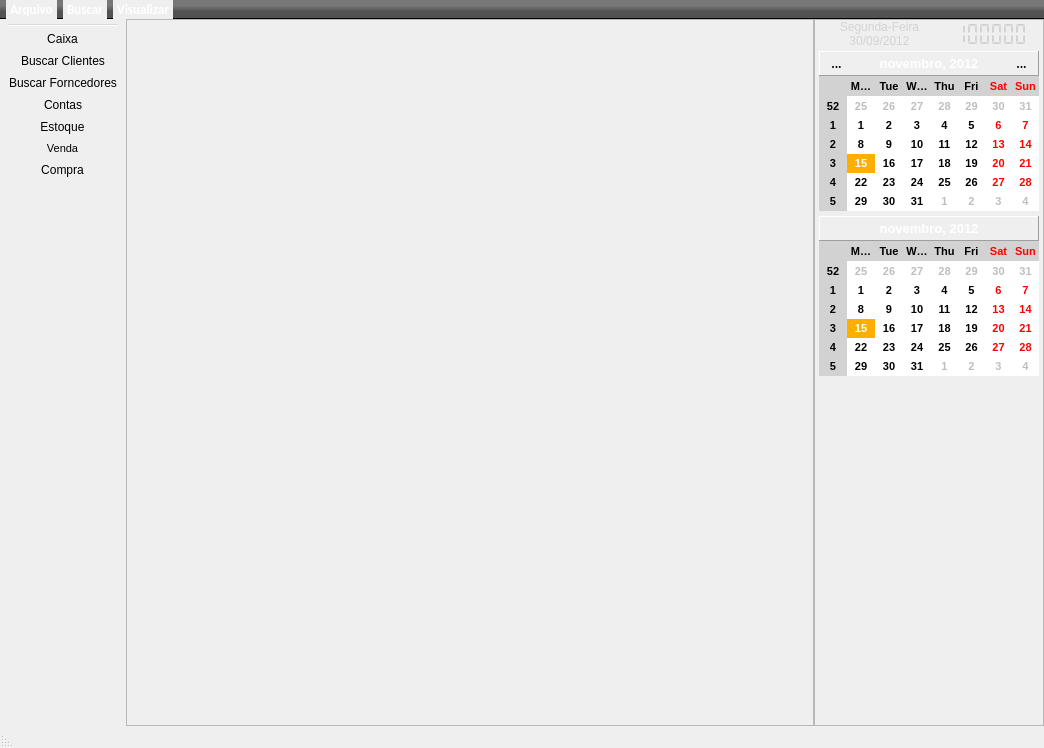
<?xml version="1.0" encoding="UTF-8"?>
<ui version="4.0">
 <class>tela_principal</class>
 <widget class="QMainWindow" name="tela_principal">
  <property name="windowModality">
   <enum>Qt::WindowModal</enum>
  </property>
  <property name="geometry">
   <rect>
    <x>0</x>
    <y>0</y>
    <width>1044</width>
    <height>748</height>
   </rect>
  </property>
  <property name="font">
   <font>
    <family>Calibri</family>
    <pointsize>10</pointsize>
    <weight>75</weight>
    <bold>true</bold>
   </font>
  </property>
  <property name="mouseTracking">
   <bool>false</bool>
  </property>
  <property name="windowTitle">
   <string>Sex Shop</string>
  </property>
  <property name="windowIcon">
   <iconset resource="imagens.qrc">
    <normaloff>:/img/img/logo_sex.png</normaloff>:/img/img/logo_sex.png</iconset>
  </property>
  <property name="styleSheet">
   <string notr="true"/>
  </property>
  <property name="animated">
   <bool>true</bool>
  </property>
  <property name="dockNestingEnabled">
   <bool>false</bool>
  </property>
  <property name="dockOptions">
   <set>QMainWindow::AllowTabbedDocks|QMainWindow::AnimatedDocks|QMainWindow::ForceTabbedDocks</set>
  </property>
  <widget class="QWidget" name="centralwidget">
   <layout class="QHBoxLayout" name="horizontalLayout">
    <property name="spacing">
     <number>0</number>
    </property>
    <property name="margin">
     <number>0</number>
    </property>
    <item>
     <widget class="QFrame" name="fr_central">
      <property name="styleSheet">
       <string notr="true"/>
      </property>
      <property name="frameShape">
       <enum>QFrame::StyledPanel</enum>
      </property>
      <property name="frameShadow">
       <enum>QFrame::Raised</enum>
      </property>
     </widget>
    </item>
    <item>
     <widget class="QFrame" name="fr_lateral">
      <property name="minimumSize">
       <size>
        <width>230</width>
        <height>0</height>
       </size>
      </property>
      <property name="maximumSize">
       <size>
        <width>230</width>
        <height>16777215</height>
       </size>
      </property>
      <property name="styleSheet">
       <string notr="true">QFrame{
	background-color: qlineargradient(x0:1, y1:1, x0:1, y0:0,
                                       stop:0 #777777, stop:0.5 #525252);
}</string>
      </property>
      <property name="frameShape">
       <enum>QFrame::StyledPanel</enum>
      </property>
      <property name="frameShadow">
       <enum>QFrame::Raised</enum>
      </property>
      <widget class="QLabel" name="lb_data">
       <property name="geometry">
        <rect>
         <x>15</x>
         <y>0</y>
         <width>101</width>
         <height>30</height>
        </rect>
       </property>
       <property name="font">
        <font>
         <family>Arial</family>
         <pointsize>9</pointsize>
         <weight>50</weight>
         <bold>false</bold>
        </font>
       </property>
       <property name="styleSheet">
        <string notr="true">background-color: none;
color: rgb(211, 211, 211);</string>
       </property>
       <property name="text">
        <string>Segunda-Feira
30/09/2012</string>
       </property>
       <property name="alignment">
        <set>Qt::AlignCenter</set>
       </property>
      </widget>
      <widget class="QCalendarWidget" name="calendario_mes_cor">
       <property name="geometry">
        <rect>
         <x>5</x>
         <y>57</y>
         <width>220</width>
         <height>135</height>
        </rect>
       </property>
       <property name="font">
        <font>
         <family>Arial</family>
         <pointsize>8</pointsize>
        </font>
       </property>
       <property name="styleSheet">
        <string notr="true"> QWidget
{ 
    background: qlineargradient(
    x1: 0, y1: 0, x2: 0, y2: 1,
    stop: 0  #F0F0F0, stop: 0.6 #A3A3A3);
}

QFrame {
    background-color:#FFFFFF;
	alternate-background-color: #D2D2D2;
}

QAbstractItemView {
	selection-background-color: rgb(255, 174, 0);
}
</string>
       </property>
       <property name="navigationBarVisible">
        <bool>false</bool>
       </property>
      </widget>
      <widget class="QCalendarWidget" name="calendario_mes_pos">
       <property name="geometry">
        <rect>
         <x>5</x>
         <y>222</y>
         <width>220</width>
         <height>135</height>
        </rect>
       </property>
       <property name="font">
        <font>
         <family>Arial</family>
         <pointsize>8</pointsize>
        </font>
       </property>
       <property name="styleSheet">
        <string notr="true"> QWidget
{ 
    background: qlineargradient(
    x1: 0, y1: 0, x2: 0, y2: 1,
    stop: 0.1 #F0F0F0, stop: 0.6 #A3A3A3);
}
QFrame {
    background-color:#FFFFFF;
	alternate-background-color: #D2D2D2;
}

QAbstractItemView {
	selection-background-color: rgb(255, 174, 0);
}
</string>
       </property>
       <property name="selectionMode">
        <enum>QCalendarWidget::NoSelection</enum>
       </property>
       <property name="navigationBarVisible">
        <bool>false</bool>
       </property>
       <property name="dateEditEnabled">
        <bool>false</bool>
       </property>
      </widget>
      <widget class="QLabel" name="lb_mes_pos">
       <property name="geometry">
        <rect>
         <x>5</x>
         <y>197</y>
         <width>220</width>
         <height>25</height>
        </rect>
       </property>
       <property name="font">
        <font>
         <family>Arial</family>
         <pointsize>10</pointsize>
         <weight>75</weight>
         <bold>true</bold>
        </font>
       </property>
       <property name="styleSheet">
        <string notr="true"> QWidget
{ 
    background: qlineargradient(
    x1: 0, y1: 0, x2: 0, y2: 1,
    stop: 0 #F0F0F0, stop: 0.6 #A3A3A3);
	color:#FFFFFF;
}</string>
       </property>
       <property name="frameShape">
        <enum>QFrame::Panel</enum>
       </property>
       <property name="frameShadow">
        <enum>QFrame::Raised</enum>
       </property>
       <property name="text">
        <string>novembro, 2012</string>
       </property>
       <property name="alignment">
        <set>Qt::AlignCenter</set>
       </property>
      </widget>
      <widget class="QLCDNumber" name="lcd_hora">
       <property name="geometry">
        <rect>
         <x>115</x>
         <y>0</y>
         <width>101</width>
         <height>30</height>
        </rect>
       </property>
       <property name="styleSheet">
        <string notr="true">background-color: none;
color: rgb(211, 211, 211);</string>
       </property>
       <property name="frameShape">
        <enum>QFrame::NoFrame</enum>
       </property>
       <property name="frameShadow">
        <enum>QFrame::Sunken</enum>
       </property>
       <property name="lineWidth">
        <number>0</number>
       </property>
       <property name="smallDecimalPoint">
        <bool>false</bool>
       </property>
       <property name="numDigits">
        <number>8</number>
       </property>
       <property name="mode">
        <enum>QLCDNumber::Dec</enum>
       </property>
       <property name="segmentStyle">
        <enum>QLCDNumber::Flat</enum>
       </property>
       <property name="value" stdset="0">
        <double>99999999.000000000000000</double>
       </property>
      </widget>
      <widget class="QLabel" name="lb_mes_cor">
       <property name="geometry">
        <rect>
         <x>5</x>
         <y>32</y>
         <width>220</width>
         <height>25</height>
        </rect>
       </property>
       <property name="font">
        <font>
         <family>Arial</family>
         <pointsize>10</pointsize>
         <weight>75</weight>
         <bold>true</bold>
        </font>
       </property>
       <property name="styleSheet">
        <string notr="true"> QWidget
{ 
    background: qlineargradient(
    x1: 0, y1: 0, x2: 0, y2: 1,
    stop: 0 #F0F0F0, stop: 0.6 #A3A3A3);
	color:#FFFFFF;
}</string>
       </property>
       <property name="frameShape">
        <enum>QFrame::Panel</enum>
       </property>
       <property name="frameShadow">
        <enum>QFrame::Raised</enum>
       </property>
       <property name="text">
        <string>novembro, 2012</string>
       </property>
       <property name="alignment">
        <set>Qt::AlignCenter</set>
       </property>
      </widget>
      <widget class="QToolButton" name="btn_cal_avanc">
       <property name="geometry">
        <rect>
         <x>195</x>
         <y>32</y>
         <width>25</width>
         <height>25</height>
        </rect>
       </property>
       <property name="styleSheet">
        <string notr="true">background-color: none;</string>
       </property>
       <property name="text">
        <string>...</string>
       </property>
       <property name="icon">
        <iconset resource="imagens.qrc">
         <normaloff>:/img/img/botao_avancar.png</normaloff>:/img/img/botao_avancar.png</iconset>
       </property>
       <property name="iconSize">
        <size>
         <width>25</width>
         <height>25</height>
        </size>
       </property>
       <property name="autoRaise">
        <bool>true</bool>
       </property>
       <property name="arrowType">
        <enum>Qt::NoArrow</enum>
       </property>
      </widget>
      <widget class="QToolButton" name="btn_cal_voltar">
       <property name="geometry">
        <rect>
         <x>10</x>
         <y>32</y>
         <width>25</width>
         <height>25</height>
        </rect>
       </property>
       <property name="styleSheet">
        <string notr="true">background-color: none;</string>
       </property>
       <property name="text">
        <string>...</string>
       </property>
       <property name="icon">
        <iconset resource="imagens.qrc">
         <normaloff>:/img/img/botao_voltar.png</normaloff>:/img/img/botao_voltar.png</iconset>
       </property>
       <property name="iconSize">
        <size>
         <width>25</width>
         <height>25</height>
        </size>
       </property>
       <property name="autoRaise">
        <bool>true</bool>
       </property>
      </widget>
      <zorder>calendario_mes_cor</zorder>
      <zorder>calendario_mes_pos</zorder>
      <zorder>lb_mes_pos</zorder>
      <zorder>lcd_hora</zorder>
      <zorder>lb_data</zorder>
      <zorder>lb_mes_cor</zorder>
      <zorder>btn_cal_avanc</zorder>
      <zorder>btn_cal_voltar</zorder>
     </widget>
    </item>
   </layout>
  </widget>
  <widget class="QMenuBar" name="menubar">
   <property name="geometry">
    <rect>
     <x>0</x>
     <y>0</y>
     <width>1044</width>
     <height>18</height>
    </rect>
   </property>
   <property name="palette">
    <palette>
     <active>
      <colorrole role="WindowText">
       <brush brushstyle="SolidPattern">
        <color alpha="255">
         <red>0</red>
         <green>255</green>
         <blue>0</blue>
        </color>
       </brush>
      </colorrole>
      <colorrole role="Button">
       <brush brushstyle="LinearGradientPattern">
        <gradient startx="0.000000000000000" starty="0.000000000000000" endx="0.000000000000000" endy="1.000000000000000" type="LinearGradient" spread="PadSpread" coordinatemode="ObjectBoundingMode">
         <gradientstop position="0.300000000000000">
          <color alpha="255">
           <red>119</red>
           <green>119</green>
           <blue>119</blue>
          </color>
         </gradientstop>
         <gradientstop position="0.600000000000000">
          <color alpha="255">
           <red>82</red>
           <green>82</green>
           <blue>82</blue>
          </color>
         </gradientstop>
        </gradient>
       </brush>
      </colorrole>
      <colorrole role="Base">
       <brush brushstyle="LinearGradientPattern">
        <gradient startx="0.000000000000000" starty="0.000000000000000" endx="0.000000000000000" endy="1.000000000000000" type="LinearGradient" spread="PadSpread" coordinatemode="ObjectBoundingMode">
         <gradientstop position="0.300000000000000">
          <color alpha="255">
           <red>119</red>
           <green>119</green>
           <blue>119</blue>
          </color>
         </gradientstop>
         <gradientstop position="0.600000000000000">
          <color alpha="255">
           <red>82</red>
           <green>82</green>
           <blue>82</blue>
          </color>
         </gradientstop>
        </gradient>
       </brush>
      </colorrole>
      <colorrole role="Window">
       <brush brushstyle="LinearGradientPattern">
        <gradient startx="0.000000000000000" starty="0.000000000000000" endx="0.000000000000000" endy="1.000000000000000" type="LinearGradient" spread="PadSpread" coordinatemode="ObjectBoundingMode">
         <gradientstop position="0.300000000000000">
          <color alpha="255">
           <red>119</red>
           <green>119</green>
           <blue>119</blue>
          </color>
         </gradientstop>
         <gradientstop position="0.600000000000000">
          <color alpha="255">
           <red>82</red>
           <green>82</green>
           <blue>82</blue>
          </color>
         </gradientstop>
        </gradient>
       </brush>
      </colorrole>
     </active>
     <inactive>
      <colorrole role="WindowText">
       <brush brushstyle="SolidPattern">
        <color alpha="255">
         <red>0</red>
         <green>255</green>
         <blue>0</blue>
        </color>
       </brush>
      </colorrole>
      <colorrole role="Button">
       <brush brushstyle="LinearGradientPattern">
        <gradient startx="0.000000000000000" starty="0.000000000000000" endx="0.000000000000000" endy="1.000000000000000" type="LinearGradient" spread="PadSpread" coordinatemode="ObjectBoundingMode">
         <gradientstop position="0.300000000000000">
          <color alpha="255">
           <red>119</red>
           <green>119</green>
           <blue>119</blue>
          </color>
         </gradientstop>
         <gradientstop position="0.600000000000000">
          <color alpha="255">
           <red>82</red>
           <green>82</green>
           <blue>82</blue>
          </color>
         </gradientstop>
        </gradient>
       </brush>
      </colorrole>
      <colorrole role="Base">
       <brush brushstyle="LinearGradientPattern">
        <gradient startx="0.000000000000000" starty="0.000000000000000" endx="0.000000000000000" endy="1.000000000000000" type="LinearGradient" spread="PadSpread" coordinatemode="ObjectBoundingMode">
         <gradientstop position="0.300000000000000">
          <color alpha="255">
           <red>119</red>
           <green>119</green>
           <blue>119</blue>
          </color>
         </gradientstop>
         <gradientstop position="0.600000000000000">
          <color alpha="255">
           <red>82</red>
           <green>82</green>
           <blue>82</blue>
          </color>
         </gradientstop>
        </gradient>
       </brush>
      </colorrole>
      <colorrole role="Window">
       <brush brushstyle="LinearGradientPattern">
        <gradient startx="0.000000000000000" starty="0.000000000000000" endx="0.000000000000000" endy="1.000000000000000" type="LinearGradient" spread="PadSpread" coordinatemode="ObjectBoundingMode">
         <gradientstop position="0.300000000000000">
          <color alpha="255">
           <red>119</red>
           <green>119</green>
           <blue>119</blue>
          </color>
         </gradientstop>
         <gradientstop position="0.600000000000000">
          <color alpha="255">
           <red>82</red>
           <green>82</green>
           <blue>82</blue>
          </color>
         </gradientstop>
        </gradient>
       </brush>
      </colorrole>
     </inactive>
     <disabled>
      <colorrole role="WindowText">
       <brush brushstyle="SolidPattern">
        <color alpha="255">
         <red>120</red>
         <green>120</green>
         <blue>120</blue>
        </color>
       </brush>
      </colorrole>
      <colorrole role="Button">
       <brush brushstyle="LinearGradientPattern">
        <gradient startx="0.000000000000000" starty="0.000000000000000" endx="0.000000000000000" endy="1.000000000000000" type="LinearGradient" spread="PadSpread" coordinatemode="ObjectBoundingMode">
         <gradientstop position="0.300000000000000">
          <color alpha="255">
           <red>119</red>
           <green>119</green>
           <blue>119</blue>
          </color>
         </gradientstop>
         <gradientstop position="0.600000000000000">
          <color alpha="255">
           <red>82</red>
           <green>82</green>
           <blue>82</blue>
          </color>
         </gradientstop>
        </gradient>
       </brush>
      </colorrole>
      <colorrole role="Base">
       <brush brushstyle="LinearGradientPattern">
        <gradient startx="0.000000000000000" starty="0.000000000000000" endx="0.000000000000000" endy="1.000000000000000" type="LinearGradient" spread="PadSpread" coordinatemode="ObjectBoundingMode">
         <gradientstop position="0.300000000000000">
          <color alpha="255">
           <red>119</red>
           <green>119</green>
           <blue>119</blue>
          </color>
         </gradientstop>
         <gradientstop position="0.600000000000000">
          <color alpha="255">
           <red>82</red>
           <green>82</green>
           <blue>82</blue>
          </color>
         </gradientstop>
        </gradient>
       </brush>
      </colorrole>
      <colorrole role="Window">
       <brush brushstyle="LinearGradientPattern">
        <gradient startx="0.000000000000000" starty="0.000000000000000" endx="0.000000000000000" endy="1.000000000000000" type="LinearGradient" spread="PadSpread" coordinatemode="ObjectBoundingMode">
         <gradientstop position="0.300000000000000">
          <color alpha="255">
           <red>119</red>
           <green>119</green>
           <blue>119</blue>
          </color>
         </gradientstop>
         <gradientstop position="0.600000000000000">
          <color alpha="255">
           <red>82</red>
           <green>82</green>
           <blue>82</blue>
          </color>
         </gradientstop>
        </gradient>
       </brush>
      </colorrole>
     </disabled>
    </palette>
   </property>
   <property name="font">
    <font>
     <weight>75</weight>
     <bold>true</bold>
    </font>
   </property>
   <property name="styleSheet">
    <string notr="true"> QMenuBar {
     background-color: qlineargradient(x1:0, y1:0, x2:0, y2:1,
                                       stop:0.3 #777777, stop:0.6 #525252); 
 }

 QMenuBar::item {
     spacing: 3px; /* spacing between menu bar items */
     padding: 1px 4px;
     background: transparent;
	 color: white;
 }

 QMenuBar::item:pressed {
     background: #888888;
 }

 QMenu::item:selected {
     background: rgba(100, 100, 100, 150);
 }</string>
   </property>
   <property name="defaultUp">
    <bool>false</bool>
   </property>
   <property name="nativeMenuBar">
    <bool>true</bool>
   </property>
   <widget class="QMenu" name="menuArquivo">
    <property name="styleSheet">
     <string notr="true">background-color: #505050;
color: #FFFFFF;</string>
    </property>
    <property name="title">
     <string>Arquivo</string>
    </property>
    <widget class="QMenu" name="menuNovo">
     <property name="font">
      <font>
       <family>MS Shell Dlg 2</family>
       <pointsize>8</pointsize>
       <weight>50</weight>
       <bold>false</bold>
      </font>
     </property>
     <property name="styleSheet">
      <string notr="true">background-color: #505050;
color: #FFFFFF;</string>
     </property>
     <property name="title">
      <string>Novo</string>
     </property>
     <addaction name="realizar_venda"/>
     <addaction name="realizar_compra"/>
     <addaction name="Cadastrar_cliente"/>
     <addaction name="cadastrar_forncecedor"/>
     <addaction name="cadastrar_produto"/>
    </widget>
    <addaction name="menuNovo"/>
    <addaction name="botao_sair"/>
   </widget>
   <widget class="QMenu" name="menuListar">
    <property name="styleSheet">
     <string notr="true">background-color: #505050;
color: #FFFFFF;</string>
    </property>
    <property name="title">
     <string>Buscar</string>
    </property>
    <addaction name="buscar_clientes"/>
    <addaction name="buscar_fornecedores"/>
   </widget>
   <widget class="QMenu" name="menuConfigura_oes">
    <property name="styleSheet">
     <string notr="true"> background-color: #505050;
color: #FFFFFF;</string>
    </property>
    <property name="title">
     <string>Visualizar</string>
    </property>
    <addaction name="separator"/>
    <addaction name="Cadastro_da_Loja"/>
    <addaction name="Estoque"/>
    <addaction name="listar_contas"/>
   </widget>
   <addaction name="menuArquivo"/>
   <addaction name="menuListar"/>
   <addaction name="menuConfigura_oes"/>
  </widget>
  <widget class="QStatusBar" name="barra_de_status">
   <property name="font">
    <font>
     <family>Calibri</family>
     <pointsize>10</pointsize>
     <weight>50</weight>
     <italic>false</italic>
     <bold>false</bold>
    </font>
   </property>
   <property name="layoutDirection">
    <enum>Qt::RightToLeft</enum>
   </property>
   <property name="autoFillBackground">
    <bool>false</bool>
   </property>
   <property name="styleSheet">
    <string notr="true">QLabel{
	color: #FFFFFF;
	font: 75 9pt &quot;Calibri&quot;;
}

QStatusBar{
	 background-color: qlineargradient(x1:0, y1:0, x2:0, y2:1,
                                       stop:0.3 #777777, stop:0.6 #525252); 
}</string>
   </property>
  </widget>
  <widget class="QToolBar" name="barra_de_menus">
   <property name="font">
    <font>
     <family>Calibri</family>
     <pointsize>9</pointsize>
    </font>
   </property>
   <property name="windowTitle">
    <string>Barra de menus</string>
   </property>
   <property name="styleSheet">
    <string notr="true">QToolButton {
	background-color: none;
}

QToolBar{
	 background-color: qlineargradient(x0:1, y1:1, x0:1, y0:0,
                                       stop:0 #777777, stop:0.5 #525252);
	border: none;
}</string>
   </property>
   <property name="movable">
    <bool>false</bool>
   </property>
   <property name="iconSize">
    <size>
     <width>40</width>
     <height>40</height>
    </size>
   </property>
   <property name="floatable">
    <bool>false</bool>
   </property>
   <attribute name="toolBarArea">
    <enum>LeftToolBarArea</enum>
   </attribute>
   <attribute name="toolBarBreak">
    <bool>false</bool>
   </attribute>
   <addaction name="separator"/>
   <addaction name="consultar_caixa"/>
   <addaction name="consultar_clientes"/>
   <addaction name="consultar_fornecedores"/>
   <addaction name="listar_contas"/>
   <addaction name="Estoque"/>
   <addaction name="realizar_venda"/>
   <addaction name="realizar_compra"/>
  </widget>
  <action name="consultar_clientes">
   <property name="icon">
    <iconset resource="imagens.qrc">
     <normaloff>:/img/img/busar_clientes.png</normaloff>:/img/img/busar_clientes.png</iconset>
   </property>
   <property name="text">
    <string>Buscar Clientes</string>
   </property>
  </action>
  <action name="consultar_caixa">
   <property name="icon">
    <iconset resource="imagens.qrc">
     <normaloff>:/img/img/caixa.png</normaloff>:/img/img/caixa.png</iconset>
   </property>
   <property name="text">
    <string>Caixa</string>
   </property>
  </action>
  <action name="consultar_fornecedores">
   <property name="icon">
    <iconset resource="imagens.qrc">
     <normaloff>:/img/img/fornecedor_buscar.png</normaloff>:/img/img/fornecedor_buscar.png</iconset>
   </property>
   <property name="text">
    <string>Buscar Forncedores</string>
   </property>
  </action>
  <action name="cadastrar_forncecedor">
   <property name="icon">
    <iconset resource="imagens.qrc">
     <normaloff>:/img/img/cadastrar_fornecedor.png</normaloff>:/img/img/cadastrar_fornecedor.png</iconset>
   </property>
   <property name="text">
    <string>Fornecedor</string>
   </property>
  </action>
  <action name="cadastrar_produto">
   <property name="icon">
    <iconset resource="imagens.qrc">
     <normaloff>:/img/img/cadastrar_produto.png</normaloff>:/img/img/cadastrar_produto.png</iconset>
   </property>
   <property name="text">
    <string>Produto</string>
   </property>
  </action>
  <action name="realizar_venda">
   <property name="icon">
    <iconset resource="imagens.qrc">
     <normaloff>:/img/img/vender.png</normaloff>:/img/img/vender.png</iconset>
   </property>
   <property name="text">
    <string>Venda</string>
   </property>
   <property name="toolTip">
    <string>Clique para realizar uma venda</string>
   </property>
   <property name="font">
    <font>
     <family>MS Shell Dlg 2</family>
     <pointsize>8</pointsize>
    </font>
   </property>
  </action>
  <action name="Cadastrar_cliente">
   <property name="icon">
    <iconset resource="imagens.qrc">
     <normaloff>:/img/img/adiciona_clientes.png</normaloff>:/img/img/adiciona_clientes.png</iconset>
   </property>
   <property name="text">
    <string>Cliente</string>
   </property>
  </action>
  <action name="botao_sair">
   <property name="icon">
    <iconset resource="imagens.qrc">
     <normaloff>:/img/img/sair.png</normaloff>:/img/img/sair.png</iconset>
   </property>
   <property name="text">
    <string>Sair</string>
   </property>
  </action>
  <action name="buscar_clientes">
   <property name="icon">
    <iconset resource="imagens.qrc">
     <normaloff>:/img/img/busar_clientes.png</normaloff>:/img/img/busar_clientes.png</iconset>
   </property>
   <property name="text">
    <string>Buscar Clientes</string>
   </property>
  </action>
  <action name="buscar_fornecedores">
   <property name="icon">
    <iconset resource="imagens.qrc">
     <normaloff>:/img/img/fornecedor_buscar.png</normaloff>:/img/img/fornecedor_buscar.png</iconset>
   </property>
   <property name="text">
    <string>Buscar Fornecedores</string>
   </property>
  </action>
  <action name="Cadastro_da_Loja">
   <property name="icon">
    <iconset resource="imagens.qrc">
     <normaloff>:/img/img/loja.png</normaloff>:/img/img/loja.png</iconset>
   </property>
   <property name="text">
    <string>Cadastro da Loja</string>
   </property>
  </action>
  <action name="Estoque">
   <property name="icon">
    <iconset resource="imagens.qrc">
     <normaloff>:/img/img/estoque.png</normaloff>:/img/img/estoque.png</iconset>
   </property>
   <property name="text">
    <string>Estoque</string>
   </property>
  </action>
  <action name="realizar_compra">
   <property name="icon">
    <iconset resource="imagens.qrc">
     <normaloff>:/img/img/compra.png</normaloff>:/img/img/compra.png</iconset>
   </property>
   <property name="text">
    <string>Compra</string>
   </property>
   <property name="toolTip">
    <string>Clique para adicionar uma nova compra</string>
   </property>
  </action>
  <action name="listar_contas">
   <property name="icon">
    <iconset resource="imagens.qrc">
     <normaloff>:/img/img/dinheiro_geral.png</normaloff>:/img/img/dinheiro_geral.png</iconset>
   </property>
   <property name="text">
    <string>Contas</string>
   </property>
   <property name="toolTip">
    <string>Contas</string>
   </property>
  </action>
 </widget>
 <resources>
  <include location="imagens.qrc"/>
 </resources>
 <connections/>
</ui>
